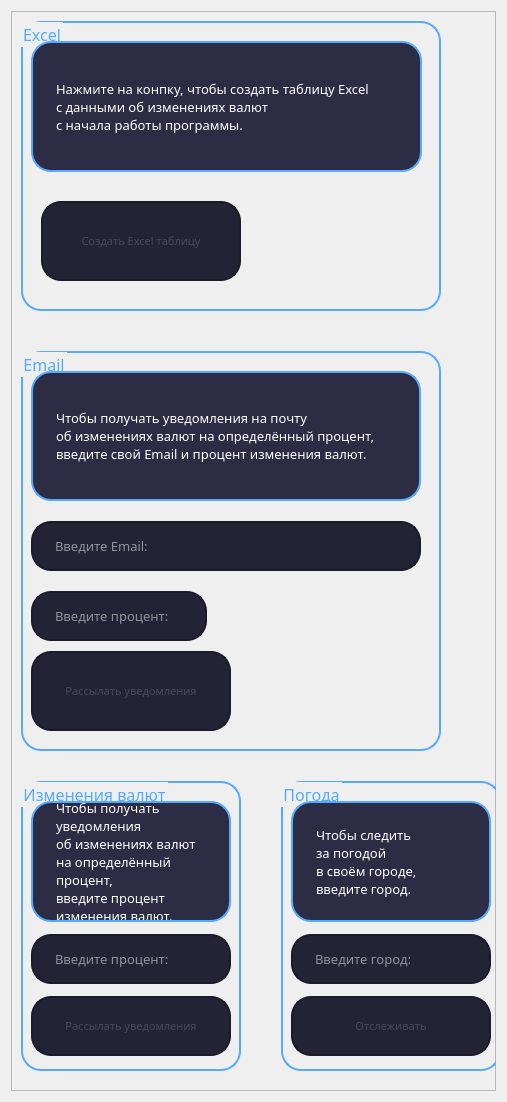
          <widget class="QWidget" name="scrollAreaWidgetContents_2">
           <property name="geometry">
            <rect>
             <x>0</x>
             <y>-685</y>
             <width>507</width>
             <height>1098</height>
            </rect>
           </property>
           <layout class="QVBoxLayout" name="verticalLayout_5">
            <item>
             <widget class="QFrame" name="frame_2">
              <property name="minimumSize">
               <size>
                <width>0</width>
                <height>1080</height>
               </size>
              </property>
              <property name="maximumSize">
               <size>
                <width>1920</width>
                <height>1080</height>
               </size>
              </property>
              <property name="font">
               <font>
                <family>MS Reference Sans Serif</family>
                <pointsize>12</pointsize>
               </font>
              </property>
              <property name="styleSheet">
               <string notr="true"/>
              </property>
              <property name="frameShape">
               <enum>QFrame::StyledPanel</enum>
              </property>
              <property name="frameShadow">
               <enum>QFrame::Raised</enum>
              </property>
              <widget class="QGroupBox" name="Group_Excel">
               <property name="geometry">
                <rect>
                 <x>10</x>
                 <y>10</y>
                 <width>420</width>
                 <height>290</height>
                </rect>
               </property>
               <property name="font">
                <font>
                 <family>MS Reference Sans Serif</family>
                 <pointsize>12</pointsize>
                </font>
               </property>
               <property name="styleSheet">
                <string notr="true">QGroupBox {
	border-radius: 20px;
	color: rgb(85, 170, 255);
	padding-left: 20px ;
	padding-right: 20px;
	border: 2px solid rgb(85, 170, 255);
}


</string>
               </property>
               <property name="title">
                <string>Excel</string>
               </property>
               <widget class="QPushButton" name="Button_Excel">
                <property name="geometry">
                 <rect>
                  <x>20</x>
                  <y>180</y>
                  <width>200</width>
                  <height>80</height>
                 </rect>
                </property>
                <property name="maximumSize">
                 <size>
                  <width>300</width>
                  <height>100</height>
                 </size>
                </property>
                <property name="font">
                 <font>
                  <family>MS Reference Sans Serif</family>
                  <pointsize>8</pointsize>
                 </font>
                </property>
                <property name="styleSheet">
                 <string notr="true">QPushButton {
	border: 2px solid rgb(27, 27, 42);
	border-radius: 20px;
	color: rgb(72, 72, 88);
	padding-left: 20px ;
	padding-right: 20px;
	background-color: rgb(35, 35, 54);
	
}
QPushButton:hover {
	border: 2px solid rgb(46, 46, 71);
}
QPushButton:pressed {
	border: 2px solid rgb(85, 170, 255);
	background-color: rgb(44, 44, 68);
	color: rgb(85, 170, 255)
	
}</string>
                </property>
                <property name="text">
                 <string>Создать Excel таблицу</string>
                </property>
               </widget>
               <widget class="QLabel" name="Text_for_Excel">
                <property name="geometry">
                 <rect>
                  <x>10</x>
                  <y>20</y>
                  <width>391</width>
                  <height>131</height>
                 </rect>
                </property>
                <property name="font">
                 <font>
                  <family>MS Reference Sans Serif</family>
                  <pointsize>10</pointsize>
                 </font>
                </property>
                <property name="styleSheet">
                 <string notr="true">QLabel {
	border-radius: 20px;
	color: white;
	padding-left: 20px ;
	padding-right: 20px;
	border: 2px solid rgb(85, 170, 255);
	background-color: rgb(44, 44, 68);
	
}


</string>
                </property>
                <property name="text">
                 <string>Нажмите на конпку, чтобы создать таблицу Excel 
с данными об изменениях валют 
с начала работы программы.</string>
                </property>
               </widget>
              </widget>
              <widget class="QGroupBox" name="Group_Email">
               <property name="geometry">
                <rect>
                 <x>10</x>
                 <y>340</y>
                 <width>420</width>
                 <height>400</height>
                </rect>
               </property>
               <property name="font">
                <font>
                 <family>MS Reference Sans Serif</family>
                 <pointsize>12</pointsize>
                </font>
               </property>
               <property name="styleSheet">
                <string notr="true">QGroupBox {
	border-radius: 20px;
	color: rgb(85, 170, 255);
	padding-left: 20px ;
	padding-right: 20px;
	border: 2px solid rgb(85, 170, 255);
}


</string>
               </property>
               <property name="title">
                <string>Email</string>
               </property>
               <widget class="QLabel" name="Text_for_Email">
                <property name="geometry">
                 <rect>
                  <x>10</x>
                  <y>20</y>
                  <width>390</width>
                  <height>130</height>
                 </rect>
                </property>
                <property name="font">
                 <font>
                  <family>MS Reference Sans Serif</family>
                  <pointsize>10</pointsize>
                 </font>
                </property>
                <property name="styleSheet">
                 <string notr="true">QLabel {
	border-radius: 20px;
	color: white;
	padding-left: 20px ;
	padding-right: 20px;
	border: 2px solid rgb(85, 170, 255);
	background-color: rgb(44, 44, 68);
	
}


</string>
                </property>
                <property name="text">
                 <string>Чтобы получать уведомления на почту 
об изменениях валют на определённый процент,
введите свой Email и процент изменения валют.</string>
                </property>
               </widget>
               <widget class="QLineEdit" name="Enter_email">
                <property name="geometry">
                 <rect>
                  <x>10</x>
                  <y>170</y>
                  <width>390</width>
                  <height>50</height>
                 </rect>
                </property>
                <property name="font">
                 <font>
                  <family>MS Reference Sans Serif</family>
                  <pointsize>10</pointsize>
                 </font>
                </property>
                <property name="styleSheet">
                 <string notr="true">QLineEdit {
	border: 2px solid rgb(27, 27, 42);
	border-radius: 20px;
	color: #FFF;
	padding-left: 20px ;
	padding-right: 20px;
	background-color: rgb(35, 35, 54);
}
QLineEdit:hover {
	border: 2px solid rgb(46, 46, 71);
}
QLineEdit:focus {
	border: 2px solid rgb(85, 170, 255);
	background-color: rgb(44, 44, 68);
}</string>
                </property>
                <property name="text">
                 <string/>
                </property>
                <property name="placeholderText">
                 <string>Введите Email:</string>
                </property>
               </widget>
               <widget class="QLineEdit" name="Enter_percentage_Email">
                <property name="geometry">
                 <rect>
                  <x>10</x>
                  <y>240</y>
                  <width>176</width>
                  <height>50</height>
                 </rect>
                </property>
                <property name="font">
                 <font>
                  <family>MS Reference Sans Serif</family>
                  <pointsize>10</pointsize>
                 </font>
                </property>
                <property name="styleSheet">
                 <string notr="true">QLineEdit {
	border: 2px solid rgb(27, 27, 42);
	border-radius: 20px;
	color: #FFF;
	padding-left: 20px ;
	padding-right: 20px;
	background-color: rgb(35, 35, 54);
}
QLineEdit:hover {
	border: 2px solid rgb(46, 46, 71);
}
QLineEdit:focus {
	border: 2px solid rgb(85, 170, 255);
	background-color: rgb(44, 44, 68);
}</string>
                </property>
                <property name="text">
                 <string/>
                </property>
                <property name="placeholderText">
                 <string>Введите процент:</string>
                </property>
               </widget>
               <widget class="QPushButton" name="Button_Email">
                <property name="geometry">
                 <rect>
                  <x>10</x>
                  <y>300</y>
                  <width>200</width>
                  <height>80</height>
                 </rect>
                </property>
                <property name="maximumSize">
                 <size>
                  <width>300</width>
                  <height>100</height>
                 </size>
                </property>
                <property name="font">
                 <font>
                  <family>MS Reference Sans Serif</family>
                  <pointsize>8</pointsize>
                 </font>
                </property>
                <property name="styleSheet">
                 <string notr="true">QPushButton {
	border: 2px solid rgb(27, 27, 42);
	border-radius: 20px;
	color: rgb(72, 72, 88);
	padding-left: 20px ;
	padding-right: 20px;
	background-color: rgb(35, 35, 54);
	
}
QPushButton:hover {
	border: 2px solid rgb(46, 46, 71);
}
QPushButton:pressed {
	border: 2px solid rgb(85, 170, 255);
	background-color: rgb(44, 44, 68);
	color: rgb(85, 170, 255)
	
}</string>
                </property>
                <property name="text">
                 <string>Рассылать уведомления</string>
                </property>
               </widget>
              </widget>
              <widget class="QGroupBox" name="Group_percentage">
               <property name="geometry">
                <rect>
                 <x>10</x>
                 <y>770</y>
                 <width>220</width>
                 <height>290</height>
                </rect>
               </property>
               <property name="font">
                <font>
                 <family>MS Reference Sans Serif</family>
                 <pointsize>12</pointsize>
                </font>
               </property>
               <property name="styleSheet">
                <string notr="true">QGroupBox {
	border-radius: 20px;
	color: rgb(85, 170, 255);
	padding-left: 20px ;
	padding-right: 20px;
	border: 2px solid rgb(85, 170, 255);
}


</string>
               </property>
               <property name="title">
                <string>Изменения валют</string>
               </property>
               <widget class="QLabel" name="Text_for_percentage">
                <property name="geometry">
                 <rect>
                  <x>10</x>
                  <y>20</y>
                  <width>200</width>
                  <height>121</height>
                 </rect>
                </property>
                <property name="font">
                 <font>
                  <family>MS Reference Sans Serif</family>
                  <pointsize>10</pointsize>
                 </font>
                </property>
                <property name="styleSheet">
                 <string notr="true">QLabel {
	border-radius: 20px;
	color: white;
	padding-left: 20px ;
	padding-right: 20px;
	border: 2px solid rgb(85, 170, 255);
	background-color: rgb(44, 44, 68);
	
}


</string>
                </property>
                <property name="text">
                 <string>Чтобы получать 
уведомления 
об изменениях валют 
на определённый 
процент,
введите процент 
изменения валют.</string>
                </property>
               </widget>
               <widget class="QLineEdit" name="Enter_percentage">
                <property name="geometry">
                 <rect>
                  <x>10</x>
                  <y>153</y>
                  <width>200</width>
                  <height>50</height>
                 </rect>
                </property>
                <property name="font">
                 <font>
                  <family>MS Reference Sans Serif</family>
                  <pointsize>10</pointsize>
                 </font>
                </property>
                <property name="styleSheet">
                 <string notr="true">QLineEdit {
	border: 2px solid rgb(27, 27, 42);
	border-radius: 20px;
	color: #FFF;
	padding-left: 20px ;
	padding-right: 20px;
	background-color: rgb(35, 35, 54);
}
QLineEdit:hover {
	border: 2px solid rgb(46, 46, 71);
}
QLineEdit:focus {
	border: 2px solid rgb(85, 170, 255);
	background-color: rgb(44, 44, 68);
}</string>
                </property>
                <property name="text">
                 <string/>
                </property>
                <property name="placeholderText">
                 <string>Введите процент:</string>
                </property>
               </widget>
               <widget class="QPushButton" name="Button_percentage">
                <property name="geometry">
                 <rect>
                  <x>10</x>
                  <y>215</y>
                  <width>200</width>
                  <height>60</height>
                 </rect>
                </property>
                <property name="maximumSize">
                 <size>
                  <width>300</width>
                  <height>100</height>
                 </size>
                </property>
                <property name="font">
                 <font>
                  <family>MS Reference Sans Serif</family>
                  <pointsize>8</pointsize>
                 </font>
                </property>
                <property name="styleSheet">
                 <string notr="true">QPushButton {
	border: 2px solid rgb(27, 27, 42);
	border-radius: 20px;
	color: rgb(72, 72, 88);
	padding-left: 20px ;
	padding-right: 20px;
	background-color: rgb(35, 35, 54);
	
}
QPushButton:hover {
	border: 2px solid rgb(46, 46, 71);
}
QPushButton:pressed {
	border: 2px solid rgb(85, 170, 255);
	background-color: rgb(44, 44, 68);
	color: rgb(85, 170, 255)
	
}</string>
                </property>
                <property name="text">
                 <string>Рассылать уведомления</string>
                </property>
               </widget>
              </widget>
              <widget class="QGroupBox" name="Group_weather">
               <property name="geometry">
                <rect>
                 <x>270</x>
                 <y>770</y>
                 <width>220</width>
                 <height>290</height>
                </rect>
               </property>
               <property name="font">
                <font>
                 <family>MS Reference Sans Serif</family>
                 <pointsize>12</pointsize>
                </font>
               </property>
               <property name="styleSheet">
                <string notr="true">QGroupBox {
	border-radius: 20px;
	color: rgb(85, 170, 255);
	padding-left: 20px ;
	padding-right: 20px;
	border: 2px solid rgb(85, 170, 255);
}


</string>
               </property>
               <property name="title">
                <string>Погода</string>
               </property>
               <widget class="QLabel" name="Text_for_percentage_2">
                <property name="geometry">
                 <rect>
                  <x>10</x>
                  <y>20</y>
                  <width>200</width>
                  <height>121</height>
                 </rect>
                </property>
                <property name="font">
                 <font>
                  <family>MS Reference Sans Serif</family>
                  <pointsize>10</pointsize>
                 </font>
                </property>
                <property name="styleSheet">
                 <string notr="true">QLabel {
	border-radius: 20px;
	color: white;
	padding-left: 20px ;
	padding-right: 20px;
	border: 2px solid rgb(85, 170, 255);
	background-color: rgb(44, 44, 68);
	
}


</string>
                </property>
                <property name="text">
                 <string>Чтобы следить 
за погодой 
в своём городе, 
введите город.</string>
                </property>
               </widget>
               <widget class="QLineEdit" name="Enter_percentage_2">
                <property name="geometry">
                 <rect>
                  <x>10</x>
                  <y>153</y>
                  <width>200</width>
                  <height>50</height>
                 </rect>
                </property>
                <property name="font">
                 <font>
                  <family>MS Reference Sans Serif</family>
                  <pointsize>10</pointsize>
                 </font>
                </property>
                <property name="styleSheet">
                 <string notr="true">QLineEdit {
	border: 2px solid rgb(27, 27, 42);
	border-radius: 20px;
	color: #FFF;
	padding-left: 20px ;
	padding-right: 20px;
	background-color: rgb(35, 35, 54);
}
QLineEdit:hover {
	border: 2px solid rgb(46, 46, 71);
}
QLineEdit:focus {
	border: 2px solid rgb(85, 170, 255);
	background-color: rgb(44, 44, 68);
}</string>
                </property>
                <property name="text">
                 <string/>
                </property>
                <property name="placeholderText">
                 <string>Введите город:</string>
                </property>
               </widget>
               <widget class="QPushButton" name="Button_percentage_2">
                <property name="geometry">
                 <rect>
                  <x>10</x>
                  <y>215</y>
                  <width>200</width>
                  <height>60</height>
                 </rect>
                </property>
                <property name="maximumSize">
                 <size>
                  <width>300</width>
                  <height>100</height>
                 </size>
                </property>
                <property name="font">
                 <font>
                  <family>MS Reference Sans Serif</family>
                  <pointsize>8</pointsize>
                 </font>
                </property>
                <property name="styleSheet">
                 <string notr="true">QPushButton {
	border: 2px solid rgb(27, 27, 42);
	border-radius: 20px;
	color: rgb(72, 72, 88);
	padding-left: 20px ;
	padding-right: 20px;
	background-color: rgb(35, 35, 54);
	
}
QPushButton:hover {
	border: 2px solid rgb(46, 46, 71);
}
QPushButton:pressed {
	border: 2px solid rgb(85, 170, 255);
	background-color: rgb(44, 44, 68);
	color: rgb(85, 170, 255)
	
}</string>
                </property>
                <property name="text">
                 <string>Отслеживать</string>
                </property>
               </widget>
              </widget>
             </widget>
            </item>
           </layout>
          </widget>
